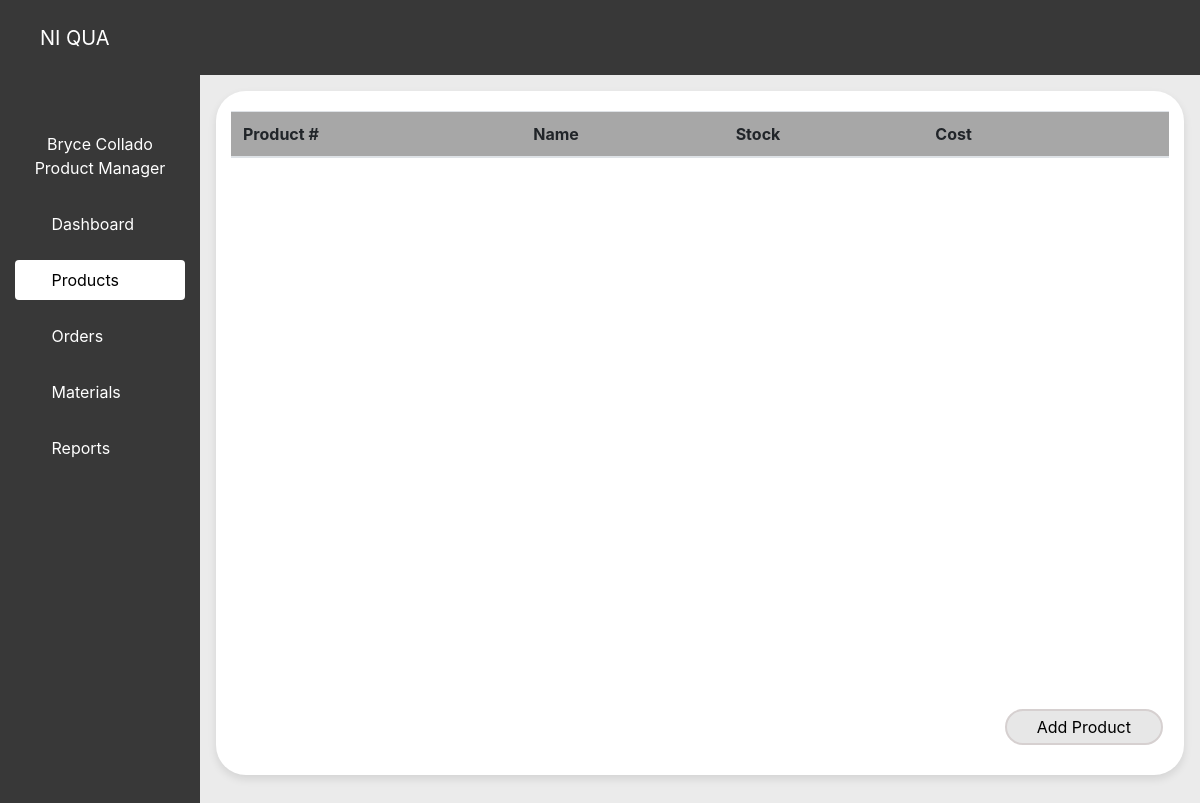
/products, run on an earlier commit of the app's database.
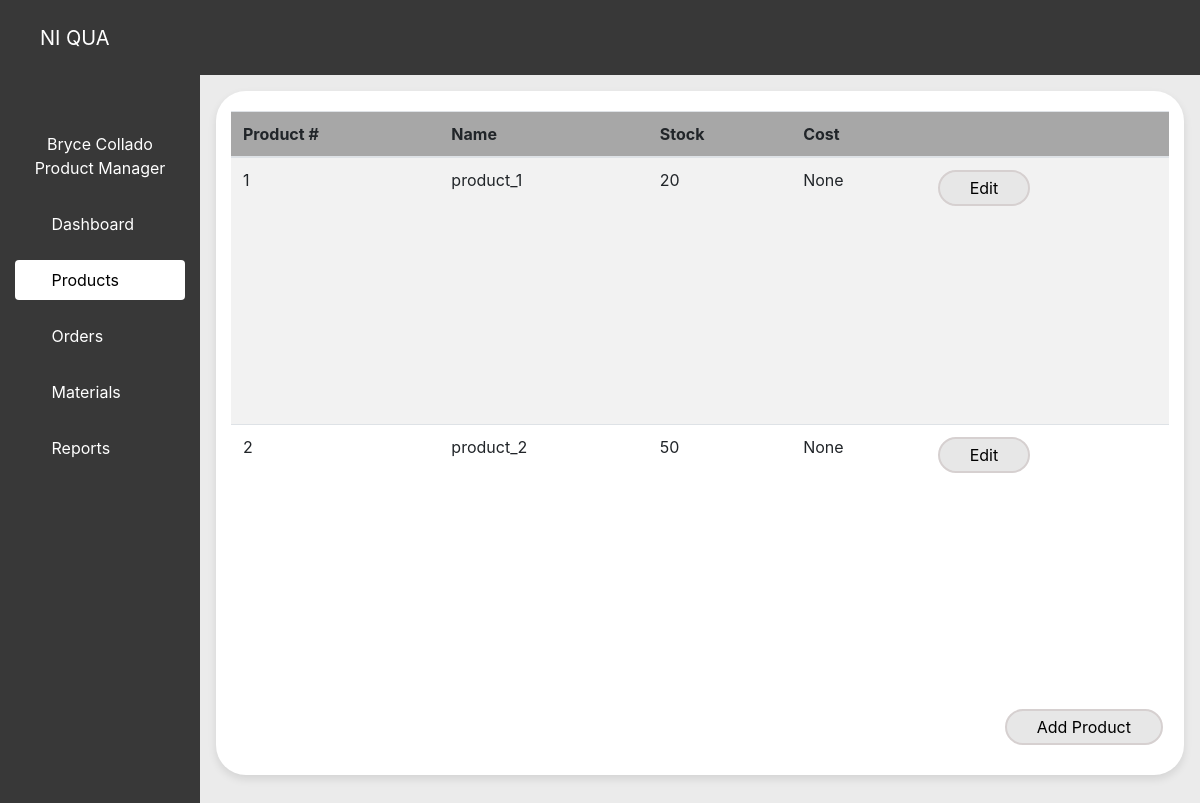
And on a later commit of the database.
### CLEAR/models.py (models this page shows, shortened)
class Product(models.Model):
    name = models.CharField(max_length=50)
    stock = models.IntegerField()
    cost = models.IntegerField(null=True, blank=True)
    materials = models.ManyToManyField(Material, through='Product_Material')

### CLEAR/views.py (the view, shortened to what this page needs)
# urls.py: path('products', views.products, name="products"),
def products(request):
    product_objects = Product.objects.all()
    material_objects = Material.objects.all()
    product_material_list = []
    for product in product_objects:
        data = {
            'product': product,
            'materials': product.product_material_set.all(),
            'product_materials_count': product.product_material_set.count()
        }
        product_material_list.append(data)
    return render(request, 'CLEAR/products.html', {'products':product_objects, 'product_materials_list':product_material_list, 'materials':material_objects})

### CLEAR/templates/CLEAR/products.html (shortened to what this page needs)
{% extends "CLEAR/base.html" %}
{% load static %}
{% block content %}
<div class="row pl-3 pt-3 pr-3" style="height:700px;">
    <div class="card main-card">
        <div class="row" style="padding: 0px 10px; height: 90%; overflow-y: scroll;">
            <table class="table table-striped">
                <thead style="background-color: #A7A7A7;">
                    <th scope="col"> Product # </th>
                    <th scope="col"> Name</th>
                    <th scope="col"> Stock</th>
                    <th scope="col"> Cost </th>
                    <th scope="col"></th>
                </thead>
                <tbody>
                    {% for product_data in product_materials_list %}
                    <tr style="height: 75px;">
                        <td>{{ product_data.product.pk }}</td>
                        <td>{{ product_data.product.name }}</td>
                        <td>{{ product_data.product.stock }}</td>
                        <td>{{ product_data.product.cost }}</td>
                        <td>
                            <button type="button" class="btn light-button" onclick="toggleModal('editProduct{{product_data.product.pk}}', 'open')">Edit</button>
                        </td>
                    </tr>
                    <div class="modal-container fade-in" id="editProduct{{ product_data.product.pk }}">
                            {% endfor %}
                        </div>
                    </div>
                </tbody>
            </table>
            </div>
            <div class="row ml-auto pr-3">
                <button type="button" class="btn light-button" onclick="toggleModal('addProduct', 'open')"> Add Product</button>
            </div>
        </div>
    </div>
</div>
{% endblock %}

What changed in the data, as far as the page shows it:
added Product: product.pk "1", product.name "product_1", product.stock "20", product.cost "None"
added Product: product.pk "2", product.name "product_2", product.stock "50", product.cost "None"
